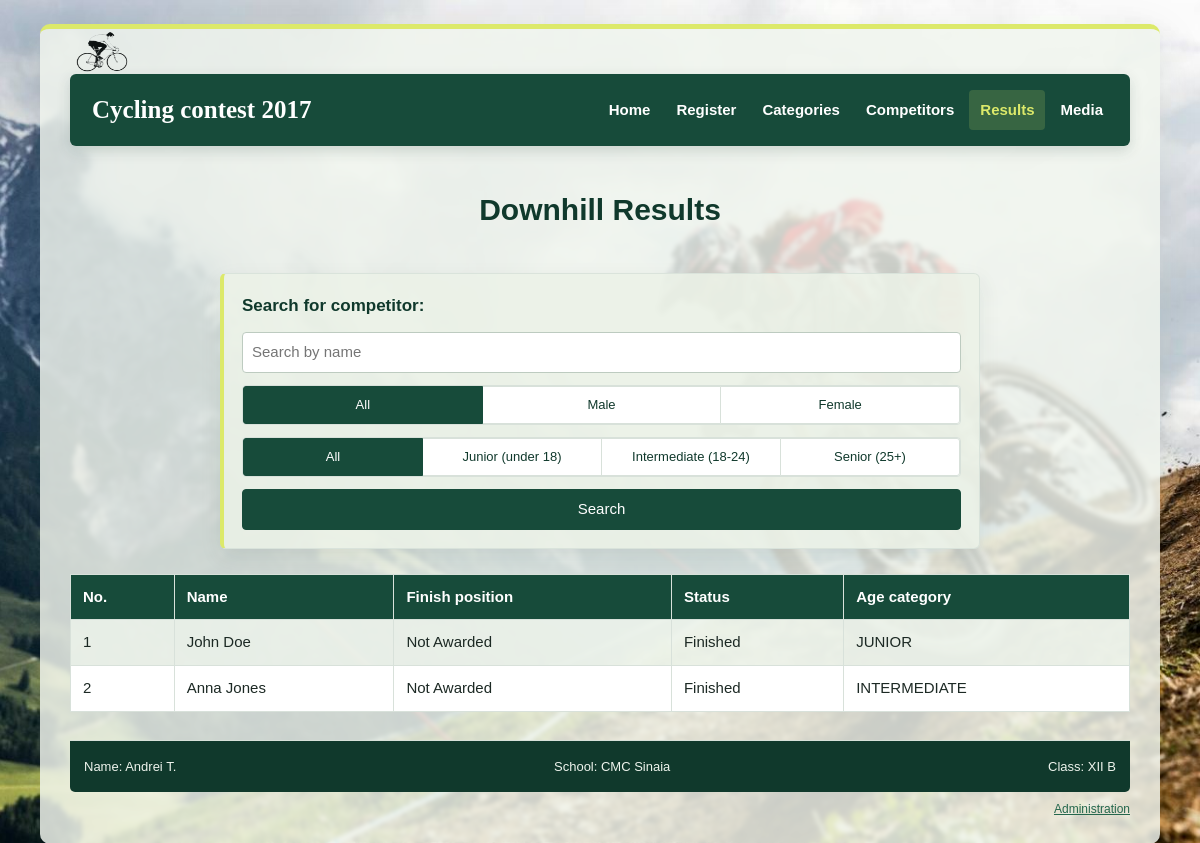
/results.php?category=2, run on an earlier commit of the app's database.
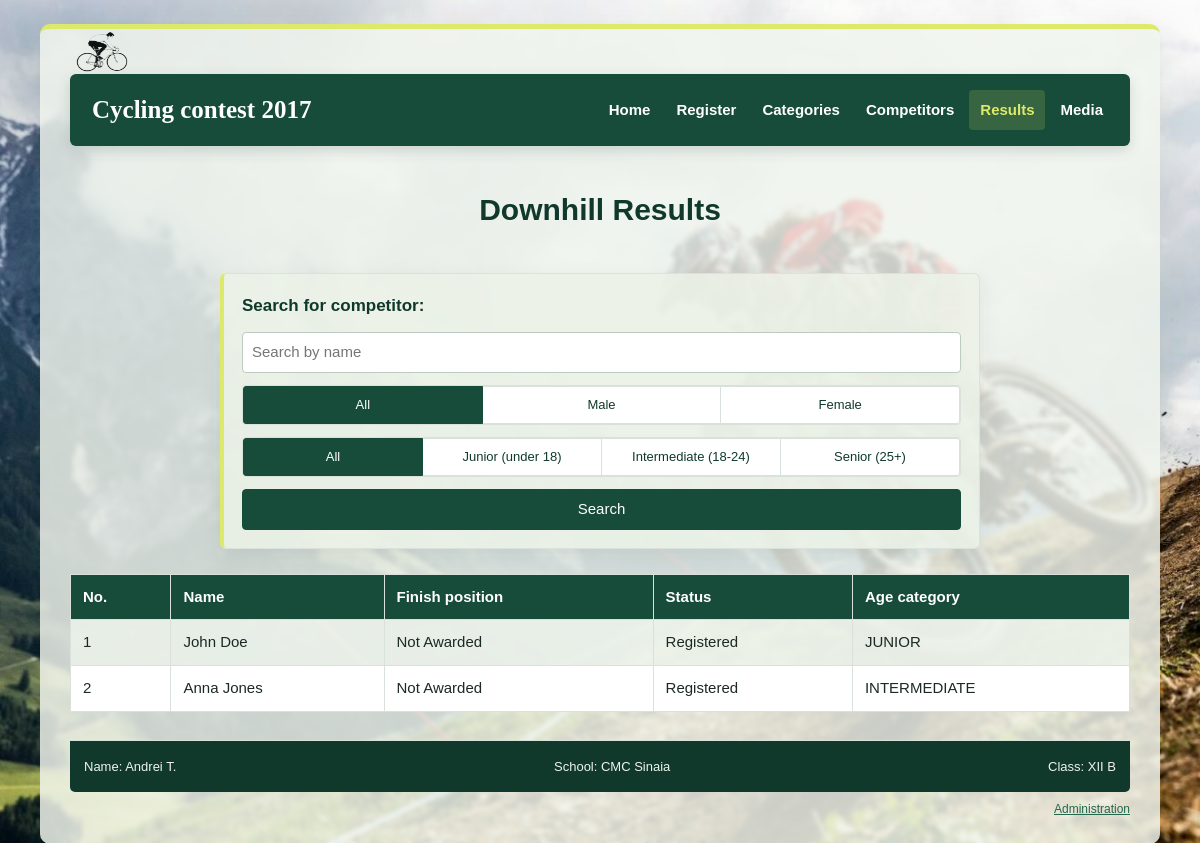
And on a later commit of the database.
### tables this page shows
CREATE TABLE IF NOT EXISTS `results` (
  `competitor_id` int NOT NULL,
  `category_id` int NOT NULL,
  `finish_position` int DEFAULT NULL,
  `status` enum('REGISTERED','FINISHED','NOT_FINISHED','DISQUALIFIED') NOT NULL DEFAULT 'REGISTERED',
  `age_category` enum('JUNIOR','INTERMEDIATE','SENIOR','') NOT NULL,
  PRIMARY KEY (`competitor_id`,`category_id`),
  KEY `idx_results_category_position` (`category_id`,`finish_position`)
);

CREATE TABLE IF NOT EXISTS `competitors` (
  `id` int NOT NULL AUTO_INCREMENT,
  `first_name` varchar(50) NOT NULL,
  `last_name` varchar(50) NOT NULL,
  `date_of_birth` date NOT NULL,
  `email` varchar(254) NOT NULL,
  `phone_number` varchar(20) NOT NULL,
  `gender` enum('M','F') NOT NULL,
  PRIMARY KEY (`id`),
  UNIQUE KEY `uq_competitors_email` (`email`)
);

### results.php (the view, shortened to what this page needs)
<?php
    include ("shared/header.php");
    $escape_html = static fn($value) => htmlspecialchars((string)$value, ENT_QUOTES, 'UTF-8');
    $requested_category = filter_var($_GET['category'] ?? null, FILTER_VALIDATE_INT);
    $selected_category = $requested_category !== false && $requested_category > 0 ? $requested_category : null;
    $current_category_name = null;
    if ($selected_category) {
        $category_statement = mysqli_prepare($link, 'SELECT name FROM categories WHERE id = ?');
        mysqli_stmt_execute($category_statement, [$selected_category]);
        $category_result = mysqli_stmt_get_result($category_statement);
        $category_row = mysqli_fetch_assoc($category_result);
        if ($category_row) {
            $current_category_name = $category_row['name'];
        } else {
            $selected_category = null;
        }
    }
?>
<?php
    if ($selected_category) {
        $conditions = ['r.category_id = ?'];
        $parameters = [$selected_category];
        $category_results_query = "SELECT r.competitor_id, r.finish_position, r.status, r.age_category,
            c.first_name, c.last_name
            FROM results r JOIN competitors c ON r.competitor_id = c.id
            WHERE " . implode(' AND ', $conditions) . ' ORDER BY r.finish_position IS NULL, r.finish_position, r.competitor_id';
        $results_statement = mysqli_prepare($link, $category_results_query);
        mysqli_stmt_execute($results_statement, $parameters);
        $category_results = mysqli_stmt_get_result($results_statement);
?>
    <h1 align="center" style="margin-top:45px;">
         <?php echo $escape_html($current_category_name . ' Results'); ?>
    </h1>
    <br />
    <?php
        include __DIR__ . '/shared/search_form.php';
    ?>
    <br />
    <?php
        if (mysqli_num_rows($category_results) === 0) {
            echo '<div class="empty-state" role="status">No competitors found.</div>';
        } else {
    ?>
    <table class="data-table">
        <tr>
            <th>No.</th>
            <th>Name</th>
            <th>Finish position</th>
            <th>Status</th>
            <th>Age category</th>
        </tr>
        <?php while($row = mysqli_fetch_assoc($category_results))
            {
        ?>
            <tr>
                <td> <?php echo (int)$row['competitor_id']; ?> </td>
                <td> <?php echo $escape_html($row['first_name'] . ' ' . $row['last_name']); ?> </td>
                <td> <?php echo $escape_html($row['finish_position'] ?? 'Not Awarded'); ?> </td>
                <td> <?php echo $escape_html(result_status::{$row['status']}->value); ?> </td>
                <td> <?php echo $escape_html($row['age_category']); ?> </td>
            </tr>
        <?php
            }
        ?>
    </table>
	<?php } ?>
<?php
    }
    include ("shared/footer.php");
?>

What changed in the data, as far as the page shows it:
changed results "JUNIOR": value "Finished" → "Registered"
changed results "INTERMEDIATE": value "Finished" → "Registered"
